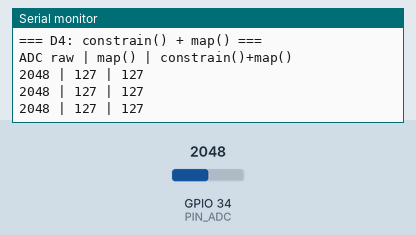
The sketch below on a simulated ESP32. On the bench: the last lines printed to the serial monitor. The test bench sets the inputs (shaded band); at power-on: GPIO 34 (PIN_ADC) = 2048.

Above: at 2.2 s.
2.3 s: GPIO 34 (PIN_ADC) set to 2866
At 2.9 s:
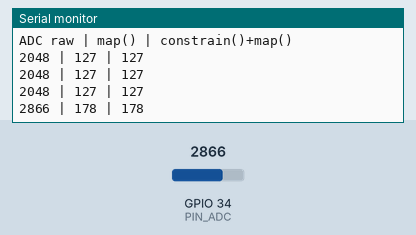
3.8 s: GPIO 34 (PIN_ADC) set to 3603
At 4.4 s:
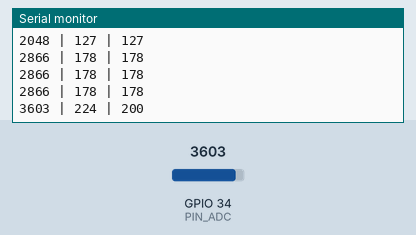
Timing chart, 0 to 6.8 s (numbered marks = the images above; inputs shaded):
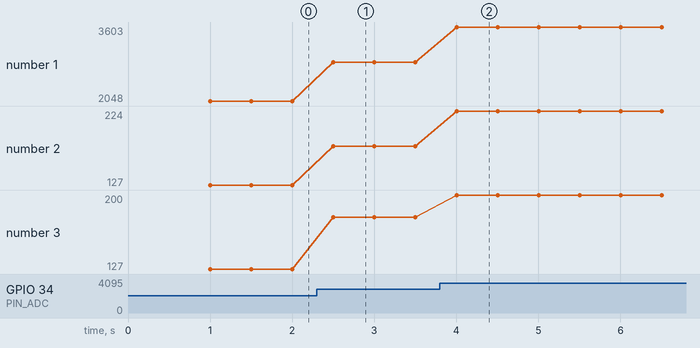

Measured:
- after the input at 2.3 s, the serial monitor: prints a new line after 0.20 s (image 1)
- after the input at 3.8 s, the serial monitor: prints a new line after 0.20 s (image 2)
- plotted number 1: 2048 → 2866 after the input at 2.3 s, 2866 → 3603 after the input at 3.8 s
- plotted number 2: 127 → 178 after the input at 2.3 s, 178 → 224 after the input at 3.8 s
- plotted number 3: 127 → 178 after the input at 2.3 s, 178 → 200 after the input at 3.8 s

The sketch:

D4.ino
```cpp
const int PIN_ADC = 34;

void setup() {
  Serial.begin(115200);
  delay(1000);
  Serial.println("=== D4: constrain() + map() ===");
  Serial.println("ADC raw | map() | constrain()+map()");
}

void loop() {
  int raw = analogRead(PIN_ADC);

  int mapeado = map(raw, 0, 4095, 0, 255);

  int acotado = constrain(mapeado, 50, 200);

  Serial.print(raw);
  Serial.print(" | ");
  Serial.print(mapeado);
  Serial.print(" | ");
  Serial.println(acotado);

  delay(500);
}
```
